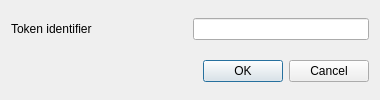
<?xml version="1.0" encoding="UTF-8"?>
<ui version="4.0">
 <class>TelegramDialog</class>
 <widget class="QDialog" name="TelegramDialog">
  <property name="geometry">
   <rect>
    <x>0</x>
    <y>0</y>
    <width>380</width>
    <height>100</height>
   </rect>
  </property>
  <property name="sizePolicy">
   <sizepolicy hsizetype="Expanding" vsizetype="Expanding">
    <horstretch>0</horstretch>
    <verstretch>0</verstretch>
   </sizepolicy>
  </property>
  <property name="minimumSize">
   <size>
    <width>380</width>
    <height>100</height>
   </size>
  </property>
  <property name="windowTitle">
   <string>Telegram</string>
  </property>
  <layout class="QGridLayout" name="gridLayout">
   <item row="0" column="0">
    <layout class="QVBoxLayout" name="verticalLayout">
     <item>
      <layout class="QHBoxLayout" name="horizontalLayout_2">
       <item>
        <widget class="QLabel" name="label_2">
         <property name="sizePolicy">
          <sizepolicy hsizetype="Expanding" vsizetype="Expanding">
           <horstretch>0</horstretch>
           <verstretch>0</verstretch>
          </sizepolicy>
         </property>
         <property name="minimumSize">
          <size>
           <width>120</width>
           <height>17</height>
          </size>
         </property>
         <property name="text">
          <string>Token identifier</string>
         </property>
        </widget>
       </item>
       <item>
        <widget class="QLineEdit" name="lineEdit_2">
         <property name="minimumSize">
          <size>
           <width>0</width>
           <height>17</height>
          </size>
         </property>
        </widget>
       </item>
      </layout>
     </item>
     <item>
      <widget class="QDialogButtonBox" name="buttonBox">
       <property name="sizePolicy">
        <sizepolicy hsizetype="Expanding" vsizetype="Expanding">
         <horstretch>0</horstretch>
         <verstretch>0</verstretch>
        </sizepolicy>
       </property>
       <property name="orientation">
        <enum>Qt::Horizontal</enum>
       </property>
       <property name="standardButtons">
        <set>QDialogButtonBox::Cancel|QDialogButtonBox::Ok</set>
       </property>
      </widget>
     </item>
    </layout>
   </item>
  </layout>
 </widget>
 <resources/>
 <connections>
  <connection>
   <sender>buttonBox</sender>
   <signal>accepted()</signal>
   <receiver>TelegramDialog</receiver>
   <slot>accept()</slot>
   <hints>
    <hint type="sourcelabel">
     <x>248</x>
     <y>254</y>
    </hint>
    <hint type="destinationlabel">
     <x>157</x>
     <y>274</y>
    </hint>
   </hints>
  </connection>
  <connection>
   <sender>buttonBox</sender>
   <signal>rejected()</signal>
   <receiver>TelegramDialog</receiver>
   <slot>reject()</slot>
   <hints>
    <hint type="sourcelabel">
     <x>316</x>
     <y>260</y>
    </hint>
    <hint type="destinationlabel">
     <x>286</x>
     <y>274</y>
    </hint>
   </hints>
  </connection>
 </connections>
</ui>
